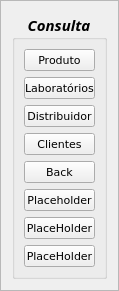
       <widget class="QFrame" name="Consulta_Frame">
        <property name="geometry">
         <rect>
          <x>0</x>
          <y>0</y>
          <width>119</width>
          <height>287</height>
         </rect>
        </property>
        <property name="autoFillBackground">
         <bool>true</bool>
        </property>
        <property name="frameShape">
         <enum>QFrame::StyledPanel</enum>
        </property>
        <property name="frameShadow">
         <enum>QFrame::Raised</enum>
        </property>
        <layout class="QGridLayout" name="gridLayout_6">
         <item row="0" column="0">
          <widget class="QGroupBox" name="ConsultaMenu">
           <property name="enabled">
            <bool>true</bool>
           </property>
           <property name="sizePolicy">
            <sizepolicy hsizetype="Fixed" vsizetype="Fixed">
             <horstretch>0</horstretch>
             <verstretch>0</verstretch>
            </sizepolicy>
           </property>
           <property name="minimumSize">
            <size>
             <width>10</width>
             <height>0</height>
            </size>
           </property>
           <property name="sizeIncrement">
            <size>
             <width>0</width>
             <height>0</height>
            </size>
           </property>
           <property name="font">
            <font>
             <family>Sitka Display</family>
             <pointsize>11</pointsize>
             <weight>75</weight>
             <italic>true</italic>
             <bold>true</bold>
             <strikeout>false</strikeout>
             <kerning>true</kerning>
            </font>
           </property>
           <property name="title">
            <string>Consulta</string>
           </property>
           <property name="alignment">
            <set>Qt::AlignCenter</set>
           </property>
           <layout class="QGridLayout" name="gridLayout_7">
            <item row="3" column="0">
             <widget class="QPushButton" name="ClieCons_Button">
              <property name="font">
               <font>
                <family>Verdana</family>
                <pointsize>8</pointsize>
                <weight>50</weight>
                <italic>false</italic>
                <bold>false</bold>
               </font>
              </property>
              <property name="text">
               <string>Clientes</string>
              </property>
             </widget>
            </item>
            <item row="2" column="0">
             <widget class="QPushButton" name="DistCons_Button">
              <property name="font">
               <font>
                <family>Verdana</family>
                <pointsize>8</pointsize>
                <weight>50</weight>
                <italic>false</italic>
                <bold>false</bold>
               </font>
              </property>
              <property name="text">
               <string>Distribuidor</string>
              </property>
             </widget>
            </item>
            <item row="6" column="0">
             <widget class="QPushButton" name="PlacHoldCons_Button">
              <property name="font">
               <font>
                <family>Verdana</family>
                <pointsize>8</pointsize>
                <weight>50</weight>
                <italic>false</italic>
                <bold>false</bold>
               </font>
              </property>
              <property name="text">
               <string>Placeholder</string>
              </property>
             </widget>
            </item>
            <item row="0" column="0">
             <widget class="QPushButton" name="ProdCons_Button">
              <property name="font">
               <font>
                <family>Verdana</family>
                <pointsize>8</pointsize>
                <weight>50</weight>
                <italic>false</italic>
                <bold>false</bold>
               </font>
              </property>
              <property name="text">
               <string>Produto</string>
              </property>
             </widget>
            </item>
            <item row="5" column="0">
             <widget class="QPushButton" name="BackCons_Button">
              <property name="font">
               <font>
                <family>Verdana</family>
                <pointsize>8</pointsize>
                <weight>50</weight>
                <italic>false</italic>
                <bold>false</bold>
               </font>
              </property>
              <property name="text">
               <string>Back</string>
              </property>
             </widget>
            </item>
            <item row="1" column="0">
             <widget class="QPushButton" name="LabCons_Button">
              <property name="font">
               <font>
                <family>Verdana</family>
                <pointsize>8</pointsize>
                <weight>50</weight>
                <italic>false</italic>
                <bold>false</bold>
               </font>
              </property>
              <property name="text">
               <string>Laboratórios</string>
              </property>
             </widget>
            </item>
            <item row="7" column="0">
             <widget class="QPushButton" name="PlacHoldCons2_Button">
              <property name="font">
               <font>
                <family>Verdana</family>
                <pointsize>8</pointsize>
                <weight>50</weight>
                <italic>false</italic>
                <bold>false</bold>
               </font>
              </property>
              <property name="text">
               <string>PlaceHolder</string>
              </property>
             </widget>
            </item>
            <item row="8" column="0">
             <widget class="QPushButton" name="PlacHoldCons3_Button">
              <property name="font">
               <font>
                <family>Verdana</family>
                <pointsize>8</pointsize>
                <weight>50</weight>
                <italic>false</italic>
                <bold>false</bold>
               </font>
              </property>
              <property name="text">
               <string>PlaceHolder</string>
              </property>
             </widget>
            </item>
           </layout>
          </widget>
         </item>
        </layout>
       </widget>
